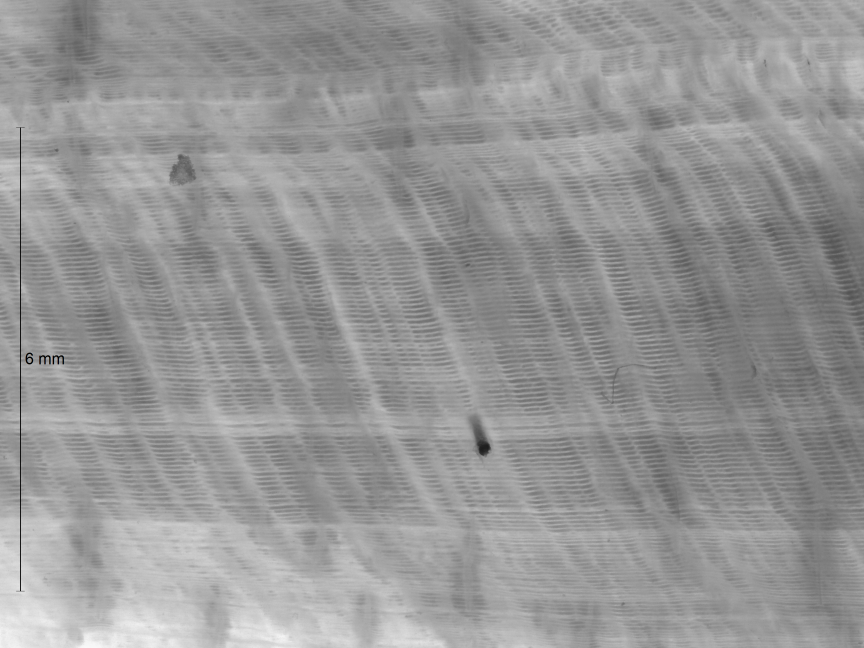
#> input picture BEL17-2-2_1.66x_milieu0001.png, 2592 x 1944 px (shown at 1/3 size)
$ python drag_line_from_circles_and_line.py
#> lines starting #> are read from the running program, lines starting #| are printed output that depends on the picture
import matplotlib.pyplot as plt
import matplotlib.patches as patches
from matplotlib.lines import Line2D
import cv2

imageFileName = "BEL17-2-2_1.66x_milieu0001.png"

img = cv2.imread(imageFileName)
#> img is the input picture: shape (1944, 2592, 3); mean B, G, R 150.2, 150.2, 150.2
gray = cv2.cvtColor(img, cv2.COLOR_BGR2GRAY)

point1 = [500,500]
point2 = [700,200]
point_alpha_default = 0.4
point_alpha_pick = 0.1

currently_dragging = False
current_artist = None
offset = [0,0]

def on_press(event):
    global currently_dragging
    currently_dragging = True

# [49 lines left out: functions on_release, on_pick, on_motion, not called in this run]

#================================================
fig, ax = plt.subplots()

ax.set_aspect('equal')
ax.imshow(gray, cmap='gray')

point1_object = patches.Circle(point1, radius=50, color='r', fill=False, lw=2,
        alpha=point_alpha_default, transform=ax.transData, label="point1")
point1_object.set_picker(5)
point2_object = patches.Circle(point2, radius=50, color='r', fill=False, lw=2,
        alpha=point_alpha_default, transform=ax.transData, label="point2")
point2_object.set_picker(5)

ax.add_patch(point1_object)
ax.add_patch(point2_object)

line_object = ax.plot([point1[0], point2[0]], [point1[1], point2[1]],
            alpha=0.8, c='r', lw=2, picker=True)
line_object[0].set_pickradius(5)

fig.canvas.mpl_connect('button_press_event', on_press)
fig.canvas.mpl_connect('button_release_event', on_release)
fig.canvas.mpl_connect('pick_event', on_pick)
fig.canvas.mpl_connect('motion_notify_event', on_motion)

plt.show()
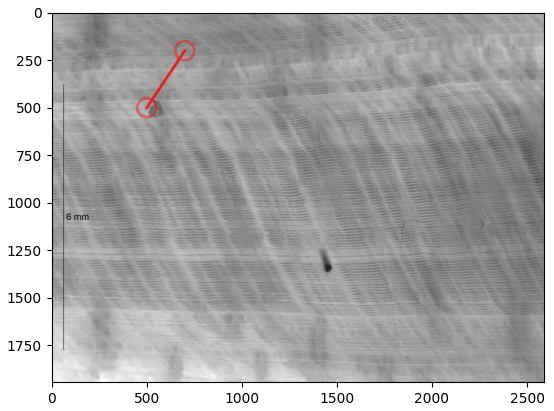
#> figure drawn by matplotlib, 1 panel

$ run again, with BEL17-1-4m.png copied over BEL17-2-2_1.66x_milieu0001.png
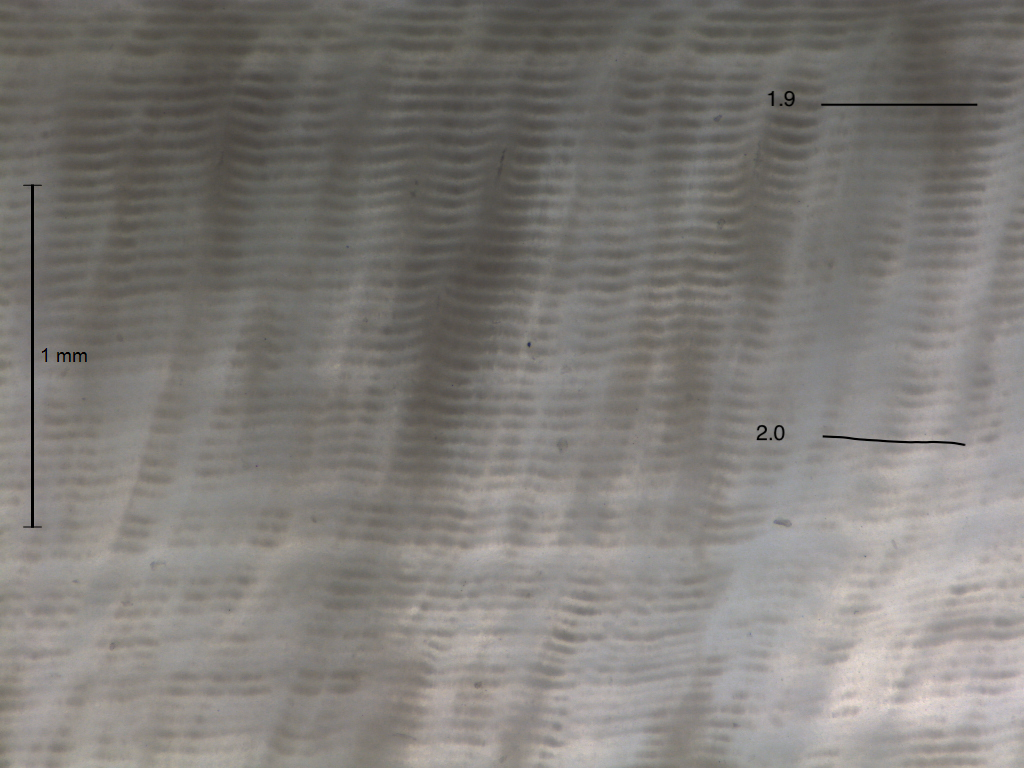
#> input picture BEL17-1-4m.png, 1024 x 768 px
#> img is the input picture: shape (768, 1024, 3); mean B, G, R 120.6, 124.5, 127.8
#> `plt.show()`:
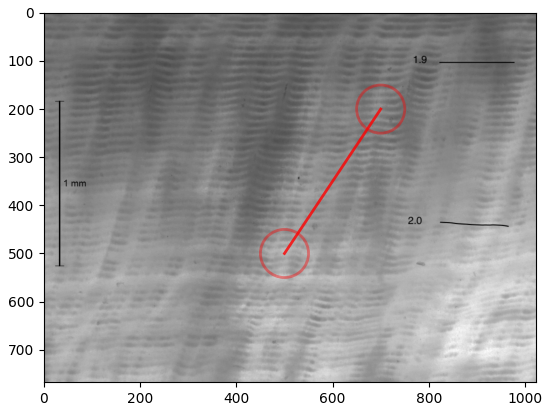
#> figure drawn by matplotlib, 1 panel

$ run again, with BEL17-2-2_1.35x_haut0001.png copied over BEL17-2-2_1.66x_milieu0001.png
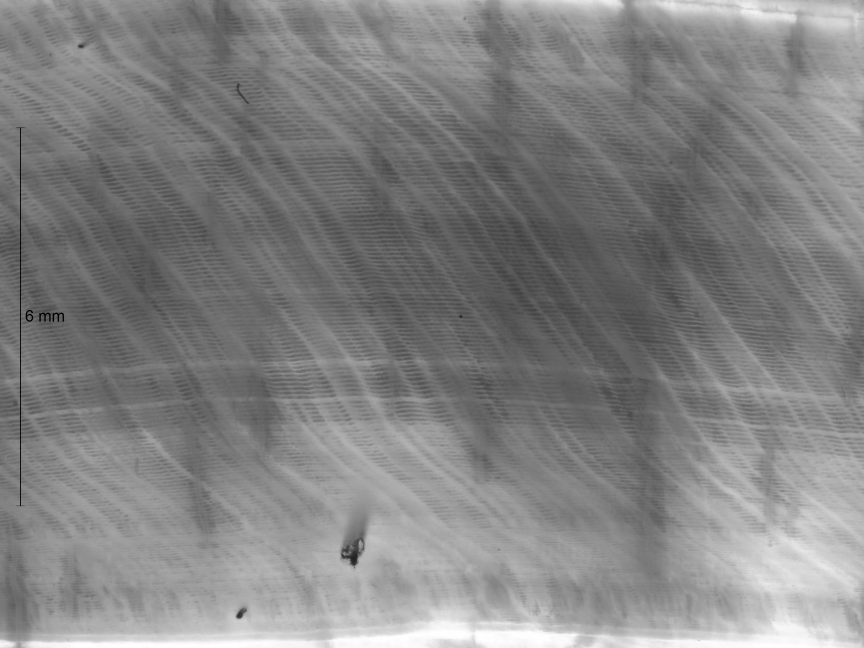
#> input picture BEL17-2-2_1.35x_haut0001.png, 2592 x 1944 px (shown at 1/3 size)
#> img is the input picture: shape (1944, 2592, 3); mean B, G, R 130.4, 130.4, 130.4
#> `plt.show()`:
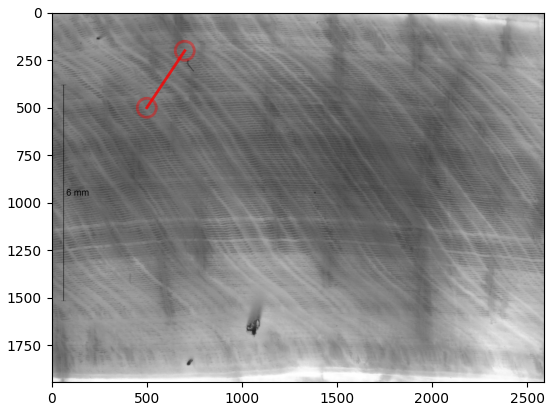
#> figure drawn by matplotlib, 1 panel

$ run again, with BEL17-7_3.90x_bas0004.png copied over BEL17-2-2_1.66x_milieu0001.png
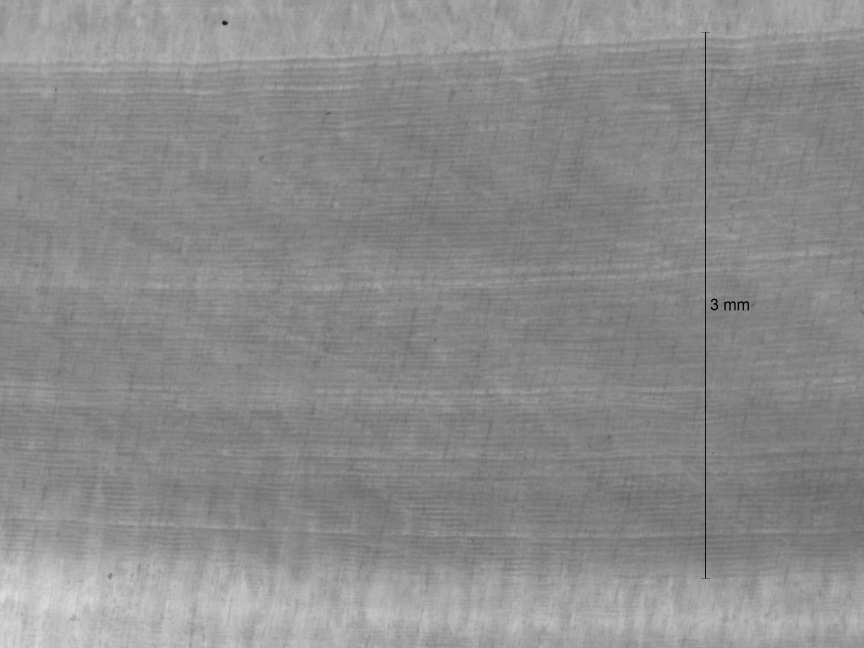
#> input picture BEL17-7_3.90x_bas0004.png, 2592 x 1944 px (shown at 1/3 size)
#> img is the input picture: shape (1944, 2592, 3); mean B, G, R 139.9, 139.9, 139.9
#> `plt.show()`:
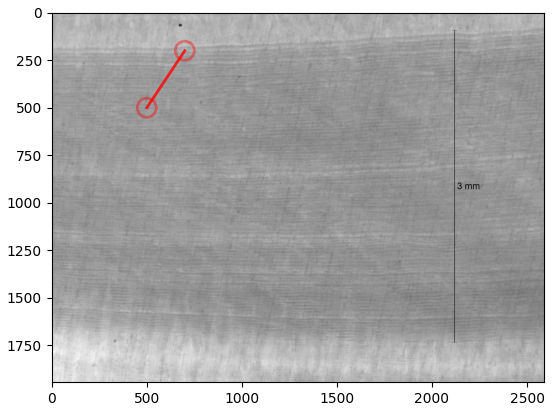
#> figure drawn by matplotlib, 1 panel
